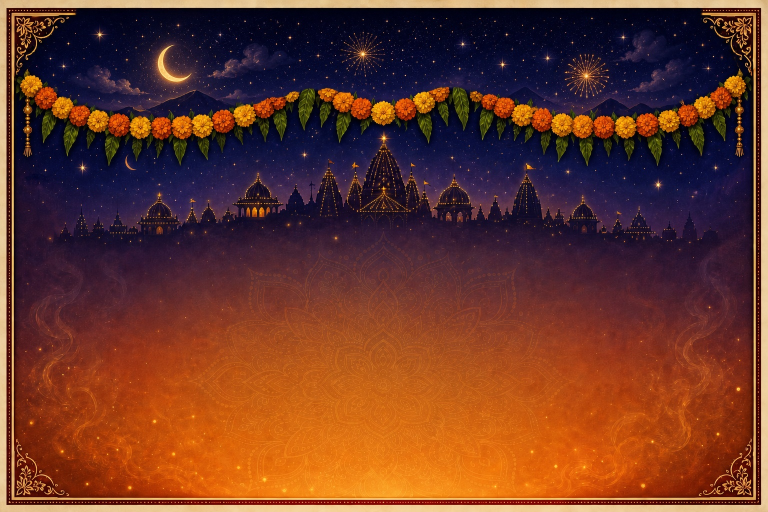
#> input picture assets/images/backgrounds/advent-background.jpg, 1536 x 1024 px, found by its file name (shown at 1/2 size)
$ python render_preview.py
#> lines starting #> are read from the running program, lines starting #| are printed output that depends on the picture
"""
Renders a preview PNG of the background + mandala layers + diya markers,
replicating the positioning math in sketch.js / diya.js, so layout tweaks
can be visually checked without opening a browser.

Usage:
    python tools/render_preview.py [output.png]

Reads tunable constants from below — keep these in sync with sketch.js
when experimenting with new values (they are NOT read from sketch.js).
"""
import json
import math
import sys
from PIL import Image, ImageDraw, ImageFont

ROOT = "."

WIDTH, HEIGHT = 1536, 1024
SCROLL_DESIGN_WIDTH = 1536

FONT_CANDIDATES = [
    "C:/Windows/Fonts/georgia.ttf",
    "C:/Windows/Fonts/georgiab.ttf",
    "/usr/share/fonts/truetype/dejavu/DejaVuSerif-Bold.ttf",
]


# [80 lines left out: functions load_font, wrap_to_width, draw_scroll_banner, not called in this run]

MANDALA_CX = 0.5
MANDALA_CY = 0.60
WHEEL_OFFSET_Y = 0.0736
MANDALA_RING_EXTRA_OFFSET_Y = {1: 0, 2: -0.01, 3: -0.01}
MANDALA_R = {1: 280 / 1536, 2: 105 / 1536, 3: 40 / 1536}
MANDALA_SCALE = 1.25
MANDALA_IMG_KEY = {1: "outer", 2: "middle", 3: "center"}

RING_COLORS = {1: (0, 200, 255), 2: (0, 255, 0), 3: (255, 0, 255)}


# [32 lines left out: function screen_blend, not called in this run]


def main():
    out_path = sys.argv[1] if len(sys.argv) > 1 else "tools/preview.png"
    json_path = sys.argv[2] if len(sys.argv) > 2 else f"{ROOT}/assets/diwali_days.json"
    debug = "--debug" in sys.argv

    bg = Image.open(f"{ROOT}/assets/images/backgrounds/advent-background.jpg").convert("RGB").resize((WIDTH, HEIGHT))
#> bg is the input picture: PIL image 1536x1024 RGB; mean R, G, B 105.3, 55.1, 40.9
    mandala = {
        "outer": Image.open(f"{ROOT}/assets/mandala/mandala-outer.png").convert("RGBA"),
        "middle": Image.open(f"{ROOT}/assets/mandala/mandala-middle.png").convert("RGBA"),
        "center": Image.open(f"{ROOT}/assets/mandala/mandala-center.png").convert("RGBA"),
    }
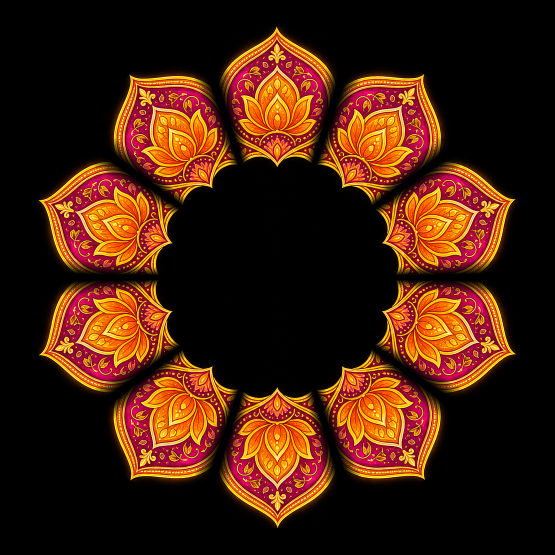
#> input picture assets/mandala/mandala-outer.png, 1109 x 1109 px, found by its file name (shown at 1/2 size)
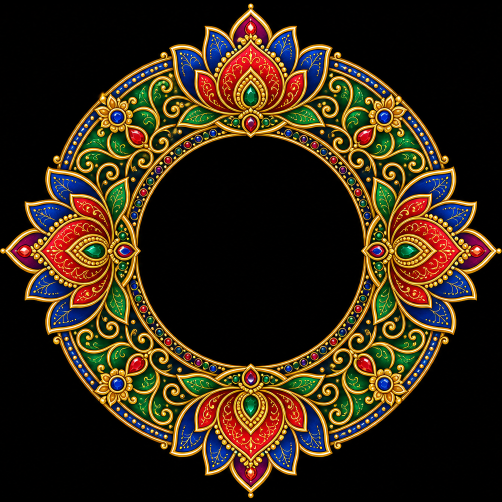
#> input picture assets/mandala/mandala-middle.png, 1004 x 1004 px, found by its file name (shown at 1/2 size)
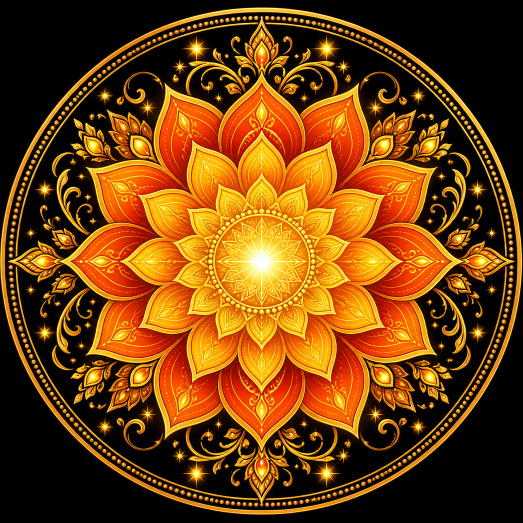
#> input picture assets/mandala/mandala-center.png, 1045 x 1045 px, found by its file name (shown at 1/2 size)
    try:
        banner_img = Image.open(f"{ROOT}/assets/banner/title-banner.png").convert("RGBA")
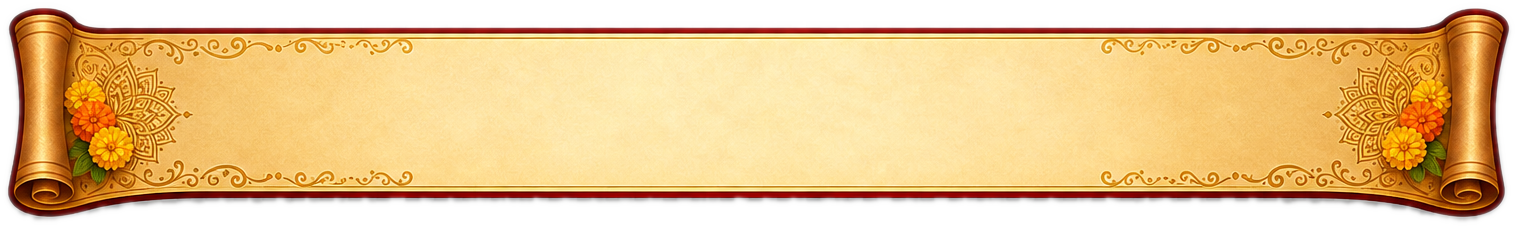
#> input picture assets/banner/title-banner.png, 1517 x 228 px, found by its file name
#> banner_img is the input picture: PIL image 1517x228 RGBA; mean R, G, B, A 229.8, 194.5, 141.3, 194.1
    except FileNotFoundError:
        banner_img = None

    canvas = bg

#> (the run stopped early here; a loop or call above may not have finished)
